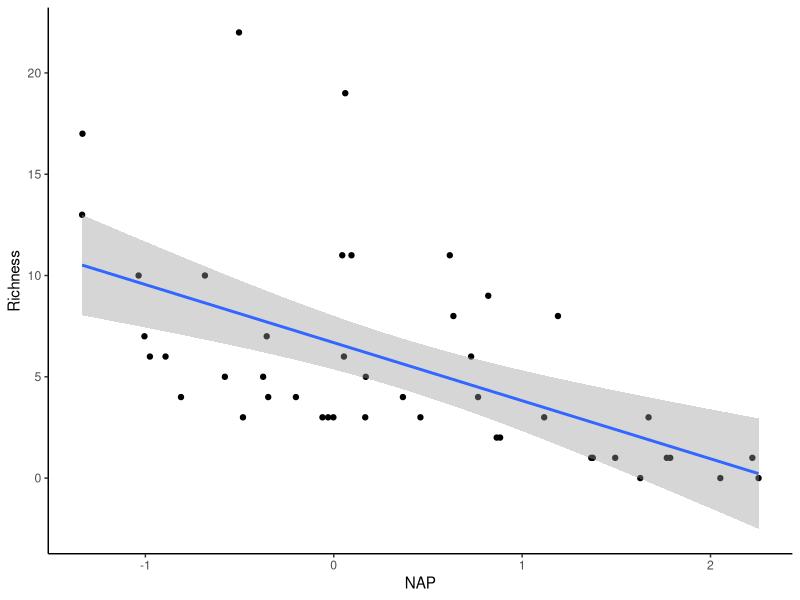
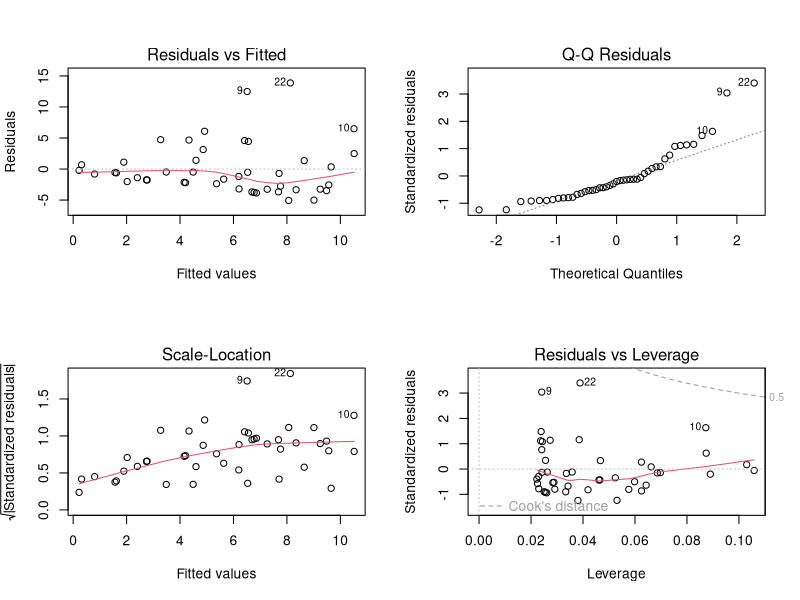

These charts were generated, in order, by the following R code: (Note: this script raises an error after producing the figures.)
## ---- chunk 1
library(tidyverse)
## ---- chunk 2
rikz_data <- read_delim("data/rikz_data.txt",
                         col_names = TRUE,
                         delim = "\t")
## ---- chunk 3
# Check whether Beach is encoded as factor. Convert.
is.factor(rikz_data$Beach)
rikz_data <- rikz_data %>% 
    mutate(Beach = as.factor(Beach))

# Examine structure of the dataframe and view first 5 columns
str(rikz_data)
head(rikz_data)
## ---- chunk 4
# Run basic linear model using all of the data.
basic.lm <- lm(Richness~ NAP, data = rikz_data)
summary(basic.lm)
## ---- chunk 5
# Plot relationship from above model
ggplot(rikz_data, aes(x = NAP, y = Richness)) +
    geom_point() +
    geom_smooth(method = "lm") +
    theme_classic()
## ---- chunk 6
# Check assumptions.
# Normality homogeneity of variance violated
par(mfrow=c(2,2))
plot(basic.lm)
## ---- chunk 7
library(ggforce)

# Plot
ggplot(rikz_data, aes(x = NAP, y = Richness, colour = Beach)) +
    geom_point(size = 3) +
    scale_colour_brewer(palette="Set1") +
    scale_fill_brewer(palette="Set1") +
    geom_mark_hull(aes(fill = Beach), expand = unit(2.5, "mm")) +
    theme_classic() +
    theme(legend.position = "none")
## ---- chunk 8
# We could account for non-independence by running a separate analysis 
# for each beach
ggplot(rikz_data, aes(x = NAP, y = Richness)) +
    geom_point() +
    geom_smooth(method = "lm") +
    facet_wrap(~ Beach) +
    xlab("NAP") + ylab("Richness") +
    theme_classic()
## ---- chunk 9
# Run linear model of Richness against NAP for each beach
beach_models <-  rikz_data %>%
    group_by(Beach) %>%
    do(mod = lm(Richness ~ NAP, data = .))

# Get the coefficients by group in a tidy data_frame
library(broom)
dfBeachModels = tidy(beach_models, mod)
dfBeachModels %>% 
    filter(term == "NAP") %>% 
    dplyr::select(estimate, p.value)
## ---- chunk 10
basic.lm <- lm(Richness ~ NAP + Beach, data = rikz_data)
summary(basic.lm)
## ---- chunk 11
library(lme4)
library(lmerTest)

# Random intercept model with NAP as fixed effect and Beach 
# as random effect
mixed_model_IntOnly <- lmer(Richness ~ NAP + (1|Beach), 
                            data = rikz_data, REML = FALSE)
summary(mixed_model_IntOnly)
## ---- chunk 12
# Let's predict values based on our model and add these to our dataframe
# These are the fitted values for each beach, which are modelled separately.
rikz_data$fit_InterceptOnly <- predict(mixed_model_IntOnly)

# Let's plot the 
ggplot(rikz_data, aes(x = NAP, y = Richness, colour = Beach)) +
    # Add fixed effect regression line (i.e. NAP)
    geom_abline(aes(intercept = `(Intercept)`, slope = NAP),
                size = 2,
                as.data.frame(t(fixef(mixed_model_IntOnly)))) +
    # Add fitted values (i.e. regression) for each beach
    geom_line(aes(y = fit_InterceptOnly), size = 1) +
    geom_point(size = 3) +
    theme_classic() +
    theme(legend.position = "none") +
    scale_colour_brewer(palette="Set1")
## ---- chunk 13
# Random intercept and slope model
mixed_model_IntSlope <- lmer(Richness ~ NAP + (1 + NAP|Beach), 
                             data = rikz_data, REML = FALSE)
summary(mixed_model_IntSlope)
## ---- chunk 14
rikz_data$fit_IntSlope <- predict(mixed_model_IntSlope)
ggplot(rikz_data, aes(x = NAP, y = Richness, colour = Beach)) +
    geom_abline(aes(intercept = `(Intercept)`, slope = NAP),
                size = 2,
                as.data.frame(t(fixef(mixed_model_IntSlope)))) +
    geom_line(aes(y = fit_IntSlope), size = 1) +
    geom_point(size = 3) +
    theme_classic() +
    theme(legend.position = "none") +
    scale_colour_brewer(palette="Set1")
## ---- chunk 15
mixed_model_NoFix <- lmer(Richness ~ 1 + (1|Beach), 
                          data = rikz_data, REML = TRUE)
summary(mixed_model_NoFix)
## ---- chunk 16
Fitz_data <- read_csv("data/Fitzpatrick_2018.csv", col_names = TRUE)
## ---- chunk 17
# Let's change some columns to factors and remove rows with no fruit data
Fitz_data <- Fitz_data %>%
    mutate(
        tray = as.factor(tray),
        rack = as.factor(rack),
        accession = as.factor(accession)
    ) %>% 
    filter(!is.na(fruit))

glimpse(Fitz_data)
head(Fitz_data)

#Let's look at how trays breakdown across the levels of rack
xtabs(~ rack + tray, Fitz_data)
## ---- chunk 18
# Breakdown of accessions across the racks
xtabs(~ rack + accession, Fitz_data)
## ---- chunk 19
# Fit mixed-effects model
Fitz_mod <- lmer(fruit ~ water + microbe + water:microbe + 
                     (1|rack/tray) + (1|rack:accession), 
                 data = Fitz_data)
summary(Fitz_mod)
